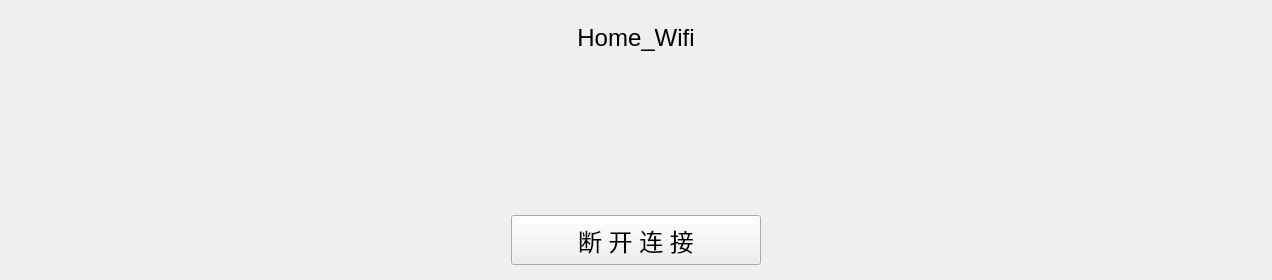
<?xml version="1.0" encoding="UTF-8"?>
<ui version="4.0">
 <class>WifiStaPageWidget</class>
 <widget class="QWidget" name="WifiStaPageWidget">
  <property name="geometry">
   <rect>
    <x>0</x>
    <y>0</y>
    <width>1272</width>
    <height>280</height>
   </rect>
  </property>
  <property name="sizePolicy">
   <sizepolicy hsizetype="Fixed" vsizetype="Preferred">
    <horstretch>0</horstretch>
    <verstretch>0</verstretch>
   </sizepolicy>
  </property>
  <property name="minimumSize">
   <size>
    <width>1272</width>
    <height>0</height>
   </size>
  </property>
  <property name="windowTitle">
   <string>Form</string>
  </property>
  <property name="layoutDirection">
   <enum>Qt::LeftToRight</enum>
  </property>
  <layout class="QVBoxLayout" name="verticalLayout_2">
   <property name="leftMargin">
    <number>0</number>
   </property>
   <property name="topMargin">
    <number>0</number>
   </property>
   <property name="rightMargin">
    <number>0</number>
   </property>
   <property name="bottomMargin">
    <number>15</number>
   </property>
   <item>
    <widget class="QWidget" name="wifiInfoTopWidget" native="true">
     <layout class="QHBoxLayout" name="horizontalLayout">
      <item>
       <spacer name="horizontalSpacer">
        <property name="orientation">
         <enum>Qt::Horizontal</enum>
        </property>
        <property name="sizeHint" stdset="0">
         <size>
          <width>443</width>
          <height>20</height>
         </size>
        </property>
       </spacer>
      </item>
      <item>
       <widget class="QWidget" name="wifiInfoWidget" native="true">
        <layout class="QVBoxLayout" name="verticalLayout">
         <property name="spacing">
          <number>0</number>
         </property>
         <property name="leftMargin">
          <number>0</number>
         </property>
         <property name="topMargin">
          <number>0</number>
         </property>
         <property name="rightMargin">
          <number>0</number>
         </property>
         <property name="bottomMargin">
          <number>0</number>
         </property>
         <item>
          <widget class="QLabel" name="rssiIconLabel">
           <property name="text">
            <string/>
           </property>
           <property name="pixmap">
            <pixmap resource="../../../res.qrc">:/res/icon/pageIcon/wifiPage/wifi-4.png</pixmap>
           </property>
           <property name="alignment">
            <set>Qt::AlignCenter</set>
           </property>
          </widget>
         </item>
         <item>
          <widget class="QLabel" name="ssidLabel">
           <property name="minimumSize">
            <size>
             <width>350</width>
             <height>30</height>
            </size>
           </property>
           <property name="font">
            <font>
             <pointsize>18</pointsize>
            </font>
           </property>
           <property name="text">
            <string>Home_Wifi</string>
           </property>
           <property name="alignment">
            <set>Qt::AlignCenter</set>
           </property>
           <property name="wordWrap">
            <bool>false</bool>
           </property>
          </widget>
         </item>
        </layout>
       </widget>
      </item>
      <item>
       <spacer name="horizontalSpacer_2">
        <property name="orientation">
         <enum>Qt::Horizontal</enum>
        </property>
        <property name="sizeHint" stdset="0">
         <size>
          <width>443</width>
          <height>20</height>
         </size>
        </property>
       </spacer>
      </item>
     </layout>
    </widget>
   </item>
   <item>
    <spacer name="verticalSpacer">
     <property name="orientation">
      <enum>Qt::Vertical</enum>
     </property>
     <property name="sizeHint" stdset="0">
      <size>
       <width>20</width>
       <height>24</height>
      </size>
     </property>
    </spacer>
   </item>
   <item>
    <widget class="QWidget" name="btnWidget" native="true">
     <layout class="QHBoxLayout" name="horizontalLayout_2">
      <property name="spacing">
       <number>0</number>
      </property>
      <property name="leftMargin">
       <number>0</number>
      </property>
      <property name="topMargin">
       <number>0</number>
      </property>
      <property name="rightMargin">
       <number>0</number>
      </property>
      <property name="bottomMargin">
       <number>0</number>
      </property>
      <item>
       <spacer name="horizontalSpacer_3">
        <property name="orientation">
         <enum>Qt::Horizontal</enum>
        </property>
        <property name="sizeHint" stdset="0">
         <size>
          <width>508</width>
          <height>20</height>
         </size>
        </property>
       </spacer>
      </item>
      <item>
       <widget class="QPushButton" name="disconnButton">
        <property name="sizePolicy">
         <sizepolicy hsizetype="Minimum" vsizetype="Fixed">
          <horstretch>0</horstretch>
          <verstretch>0</verstretch>
         </sizepolicy>
        </property>
        <property name="minimumSize">
         <size>
          <width>250</width>
          <height>50</height>
         </size>
        </property>
        <property name="maximumSize">
         <size>
          <width>250</width>
          <height>16777215</height>
         </size>
        </property>
        <property name="font">
         <font>
          <pointsize>18</pointsize>
         </font>
        </property>
        <property name="text">
         <string>断 开 连 接</string>
        </property>
       </widget>
      </item>
      <item>
       <spacer name="horizontalSpacer_4">
        <property name="orientation">
         <enum>Qt::Horizontal</enum>
        </property>
        <property name="sizeHint" stdset="0">
         <size>
          <width>508</width>
          <height>20</height>
         </size>
        </property>
       </spacer>
      </item>
     </layout>
    </widget>
   </item>
  </layout>
 </widget>
 <resources>
  <include location="../../../res.qrc"/>
 </resources>
 <connections/>
</ui>
